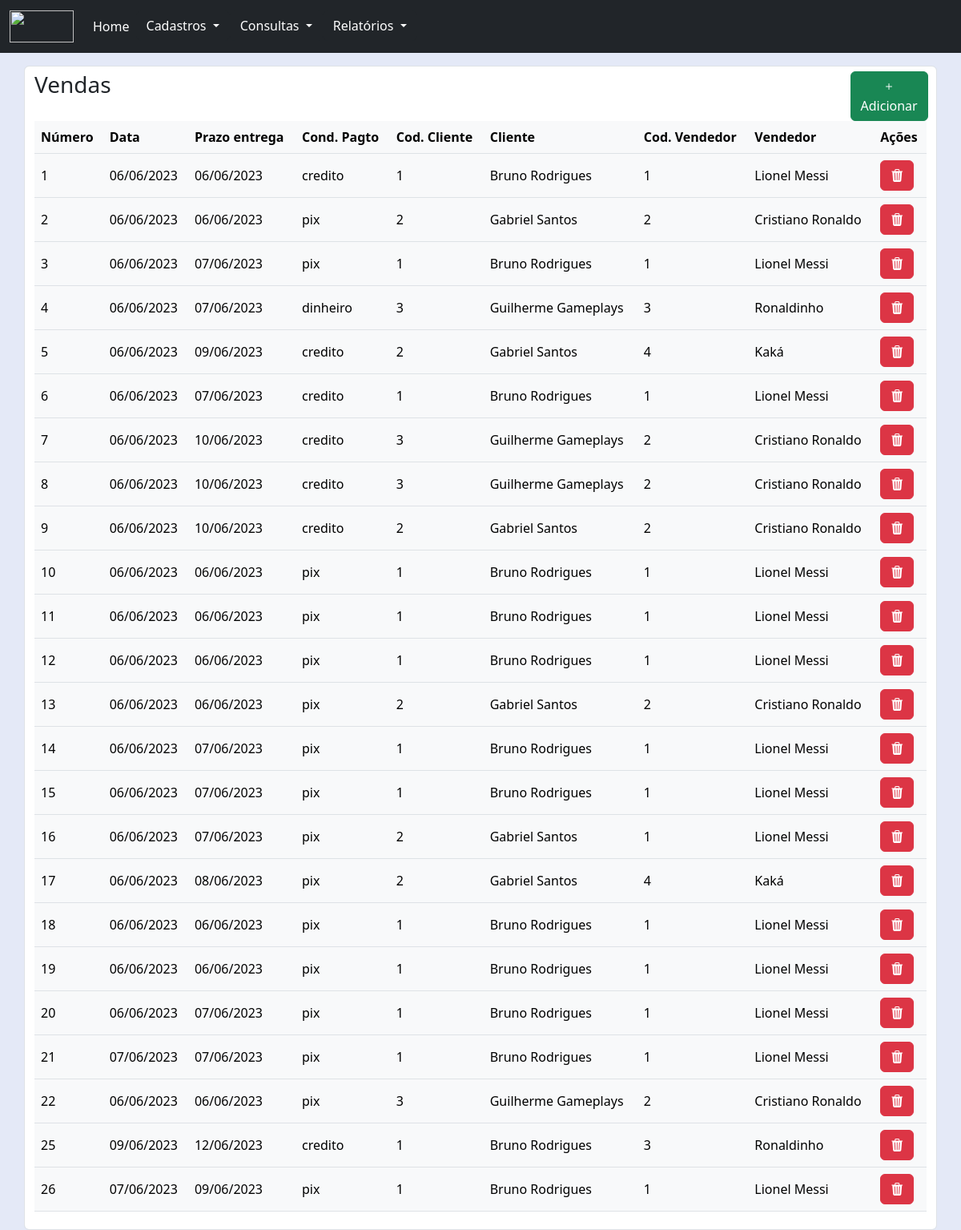
The page /pages/venda/listagem.php on the database its author committed.
### tables this page shows
CREATE TABLE vendas(
    numero int PRIMARY KEY NOT NULL AUTO_INCREMENT,
    data DATE NOT NULL,
    prazo_entrega VARCHAR(100) NOT NULL,
    cond_pagto VARCHAR(100) NOT NULL,
    total INT NOT NULL,
    cod_cliente INT NOT NULL,
    cod_vendedor INT NOT NULL
);

CREATE TABLE cliente(
    codigo INT PRIMARY KEY NOT NULL AUTO_INCREMENT,
    nome VARCHAR(100) NOT NULL,
    endereco VARCHAR(100) NOT NULL,
    telefone VARCHAR(11) not null,
    limite_cred NUMERIC NOT NULL,
    cidade VARCHAR(100) NOT NULL,
    email VARCHAR(100) NOT NULL,
    cpf VARCHAR(11) NOT NULL,
    estado CHAR(2) NOT NULL
);

CREATE TABLE vendedor(
    cod INT PRIMARY KEY NOT NULL AUTO_INCREMENT,
    nome VARCHAR(100) NOT NULL,
    endereco VARCHAR(100) NOT NULL,
    cidade varchar(100) not NULL,
    estado CHAR(2) NOT NULL,
    telefone VARCHAR(11) NOT NULL,
    parc_comissao NUMERIC NOT NULL
);

### pages/venda/listagem.php (the view, shortened to what this page needs)
<?php
    include('../../connection/connection.php');
?>
<!DOCTYPE html>
<html lang="pt-BR">
<head>
    <link href="../../node_modules/bootstrap/css/bootstrap.min.css" rel="stylesheet">
    <link href="../../node_modules/bootstrap-icons/font/bootstrap-icons.min.css" rel="stylesheet">
    <link href="../../css/style.css" rel="stylesheet">
</head>
<body>
    <?php
        include("../../components/navbar.php");
    ?>
    <div class="container">
        <div class="row pt-3">
            <div class="form-control">
                <div class="row d-flex justify-content-between align-items-start">
                    <div class="col-md-6">
                        <h3>
                            Vendas
                        </h3>
                    </div>
                    <div class="col-md-3 btn-add">
                        <a class="btn btn-success" type="button" href="./cadastro.php">
                            <i class="bi bi-plus"></i>
                            Adicionar
                        </a>
                    </div>
                </div>
                <form action="" method="post">
                    <table class="table table-responsive table-hover text-bg-light align-middle">
                        <thead>
                            <tr>
                                <th>Número</th>
                                <th>Data</th>
                                <th>Prazo entrega</th>
                                <th>Cond. Pagto</th>
                                <th>Cod. Cliente</th>
                                <th>Cliente</th>
                                <th>Cod. Vendedor</th>
                                <th>Vendedor</th>
                                <th colspan='2'>Ações</th>
                            </tr>
                        </thead>
                        <?php
                            $sql = "SELECT v.*, c.nome AS Cliente, vd.nome AS Vendedor FROM vendas v INNER JOIN cliente c ON v.cod_cliente = c.codigo INNER JOIN vendedor vd ON v.cod_vendedor = vd.cod ORDER BY numero";
                            $resu = mysqli_query($conn,$sql) or die(mysqli_connect_error());
                            while ($reg = mysqli_fetch_array($resu)){
                        ?>
                        <tbody>
                            <tr>
                                <td><?= $reg["numero"] ?></td>
                                <td><?= date('d/m/Y', strtotime($reg["data"])) ?></td>
                                <td><?= date('d/m/Y', strtotime($reg["prazo_entrega"])) ?></td>
                                <td><?= $reg["cond_pagto"] ?></td>
                                <td><?= $reg["cod_cliente"] ?></td>
                                <td><?= $reg["Cliente"] ?></td>
                                <td><?= $reg["cod_vendedor"] ?></td>
                                <td><?= $reg["Vendedor"] ?></td>
                                <td>
                                    <a class="btn btn-danger" href="./excluir.php?numero=<?= $reg['numero']?>">
                                        <i class="bi bi-trash3-fill"></i>
                                    </a>
                                </td>
                            </tr>
                        </tbody>
                        <?php
                            };
                        ?>
                    </table>
                </form>
            </div>
        </div>
    </div>
</body>
</html>

### css/style.css (style rules this page uses)
.btn-add { width: 10.5%; align-items: center; }
body { background: #E4E9F7; }

### rows shown on the page
vendas: numero "1", data "06/06/2023", prazo_entrega "06/06/2023", cond_pagto "credito", cod_cliente "1", cod_cliente.nome "Bruno Rodrigues", cod_vendedor "1", cod_vendedor.nome "Lionel Messi"
vendas: numero "2", data "06/06/2023", prazo_entrega "06/06/2023", cond_pagto "pix", cod_cliente "2", cod_cliente.nome "Gabriel Santos", cod_vendedor "2", cod_vendedor.nome "Cristiano Ronaldo"
vendas: numero "3", data "06/06/2023", prazo_entrega "07/06/2023", cond_pagto "pix", cod_cliente "1", cod_cliente.nome "Bruno Rodrigues", cod_vendedor "1", cod_vendedor.nome "Lionel Messi"
vendas: numero "4", data "06/06/2023", prazo_entrega "07/06/2023", cond_pagto "dinheiro", cod_cliente "3", cod_cliente.nome "Guilherme Gameplays", cod_vendedor "3", cod_vendedor.nome "Ronaldinho"
vendas: numero "5", data "06/06/2023", prazo_entrega "09/06/2023", cond_pagto "credito", cod_cliente "2", cod_cliente.nome "Gabriel Santos", cod_vendedor "4", cod_vendedor.nome "Kaká"
vendas: numero "6", data "06/06/2023", prazo_entrega "07/06/2023", cond_pagto "credito", cod_cliente "1", cod_cliente.nome "Bruno Rodrigues", cod_vendedor "1", cod_vendedor.nome "Lionel Messi"
vendas: numero "7", data "06/06/2023", prazo_entrega "10/06/2023", cond_pagto "credito", cod_cliente "3", cod_cliente.nome "Guilherme Gameplays", cod_vendedor "2", cod_vendedor.nome "Cristiano Ronaldo"
vendas: numero "8", data "06/06/2023", prazo_entrega "10/06/2023", cond_pagto "credito", cod_cliente "3", cod_cliente.nome "Guilherme Gameplays", cod_vendedor "2", cod_vendedor.nome "Cristiano Ronaldo"
vendas: numero "9", data "06/06/2023", prazo_entrega "10/06/2023", cond_pagto "credito", cod_cliente "2", cod_cliente.nome "Gabriel Santos", cod_vendedor "2", cod_vendedor.nome "Cristiano Ronaldo"
vendas: numero "10", data "06/06/2023", prazo_entrega "06/06/2023", cond_pagto "pix", cod_cliente "1", cod_cliente.nome "Bruno Rodrigues", cod_vendedor "1", cod_vendedor.nome "Lionel Messi"
vendas: numero "11", data "06/06/2023", prazo_entrega "06/06/2023", cond_pagto "pix", cod_cliente "1", cod_cliente.nome "Bruno Rodrigues", cod_vendedor "1", cod_vendedor.nome "Lionel Messi"
vendas: numero "12", data "06/06/2023", prazo_entrega "06/06/2023", cond_pagto "pix", cod_cliente "1", cod_cliente.nome "Bruno Rodrigues", cod_vendedor "1", cod_vendedor.nome "Lionel Messi"
vendas: numero "13", data "06/06/2023", prazo_entrega "06/06/2023", cond_pagto "pix", cod_cliente "2", cod_cliente.nome "Gabriel Santos", cod_vendedor "2", cod_vendedor.nome "Cristiano Ronaldo"
vendas: numero "14", data "06/06/2023", prazo_entrega "07/06/2023", cond_pagto "pix", cod_cliente "1", cod_cliente.nome "Bruno Rodrigues", cod_vendedor "1", cod_vendedor.nome "Lionel Messi"
vendas: numero "15", data "06/06/2023", prazo_entrega "07/06/2023", cond_pagto "pix", cod_cliente "1", cod_cliente.nome "Bruno Rodrigues", cod_vendedor "1", cod_vendedor.nome "Lionel Messi"
vendas: numero "16", data "06/06/2023", prazo_entrega "07/06/2023", cond_pagto "pix", cod_cliente "2", cod_cliente.nome "Gabriel Santos", cod_vendedor "1", cod_vendedor.nome "Lionel Messi"
vendas: numero "17", data "06/06/2023", prazo_entrega "08/06/2023", cond_pagto "pix", cod_cliente "2", cod_cliente.nome "Gabriel Santos", cod_vendedor "4", cod_vendedor.nome "Kaká"
vendas: numero "18", data "06/06/2023", prazo_entrega "06/06/2023", cond_pagto "pix", cod_cliente "1", cod_cliente.nome "Bruno Rodrigues", cod_vendedor "1", cod_vendedor.nome "Lionel Messi"
vendas: numero "19", data "06/06/2023", prazo_entrega "06/06/2023", cond_pagto "pix", cod_cliente "1", cod_cliente.nome "Bruno Rodrigues", cod_vendedor "1", cod_vendedor.nome "Lionel Messi"
vendas: numero "20", data "06/06/2023", prazo_entrega "07/06/2023", cond_pagto "pix", cod_cliente "1", cod_cliente.nome "Bruno Rodrigues", cod_vendedor "1", cod_vendedor.nome "Lionel Messi"
vendas: numero "21", data "07/06/2023", prazo_entrega "07/06/2023", cond_pagto "pix", cod_cliente "1", cod_cliente.nome "Bruno Rodrigues", cod_vendedor "1", cod_vendedor.nome "Lionel Messi"
vendas: numero "22", data "06/06/2023", prazo_entrega "06/06/2023", cond_pagto "pix", cod_cliente "3", cod_cliente.nome "Guilherme Gameplays", cod_vendedor "2", cod_vendedor.nome "Cristiano Ronaldo"
vendas: numero "25", data "09/06/2023", prazo_entrega "12/06/2023", cond_pagto "credito", cod_cliente "1", cod_cliente.nome "Bruno Rodrigues", cod_vendedor "3", cod_vendedor.nome "Ronaldinho"
vendas: numero "26", data "07/06/2023", prazo_entrega "09/06/2023", cond_pagto "pix", cod_cliente "1", cod_cliente.nome "Bruno Rodrigues", cod_vendedor "1", cod_vendedor.nome "Lionel Messi"
